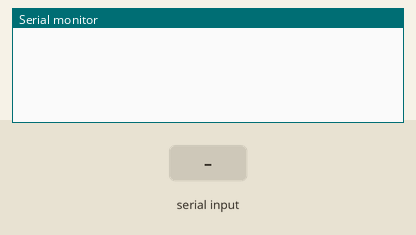
Recording of a sketch running on a simulated Arduino Uno, built with avr-gcc and run on an emulated ATmega328P. Shown: the last lines printed to the serial monitor. The inputs (shaded band) are chosen by the test bench.

Above: at 1.2 s.
1.3 s: "a" received over Serial
At 2.6 s:
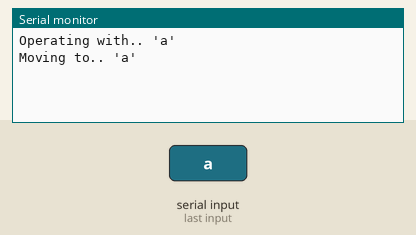
2.9 s: "b" received over Serial
At 3.6 s:
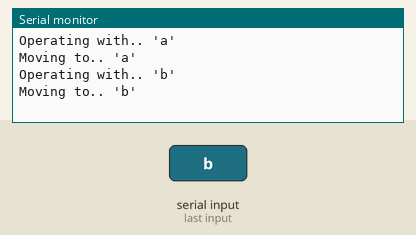
4.5 s: "c" received over Serial
At 5.4 s:
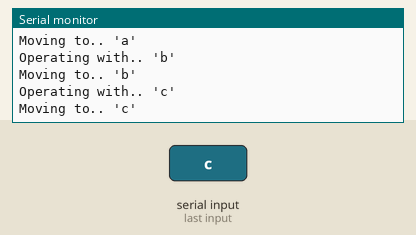
6.0 s: "d" received over Serial
At 7.2 s:
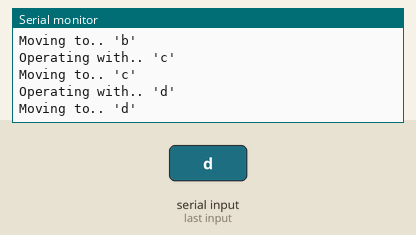
7.6 s: "e" received over Serial
At 9.0 s:
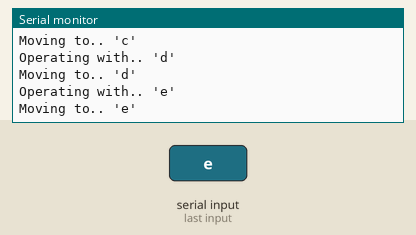

The sketch:

useThisCodeForEasyCharacterConnectivity.ino
```cpp
void setup() {
  // put your setup code here, to run once:
  Serial.begin(9600);
}

void loop() {
  // put your main code here, to run repeatedly:
  while (Serial.available()) {
    char tmp = Serial.read();
    delay(50);
    String in = String(tmp);
    Serial.println("Operating with.. '" + in + "'");
    switch (tmp) {
     case 'a':
      break;
     case 'b':
      break;
     case 'c':
      break;
     case 'd':
      break;
     case 'e':
      break;
      default:
      Serial.println("Unknown operation.. '" + in + "'");
      loop();
      break;
    }
      Serial.println("Moving to.. '" + in + "'");
      motorFunction();
  }
  delay(100);
}

void motorFunction() {
  loop();
}
```

Measured:
- after the input at 1.3 s, the serial monitor: prints a new line after 0.15 s (image 1)
- after the input at 2.9 s, the serial monitor: prints a new line after 0.10 s (image 2)
- after the input at 4.5 s, the serial monitor: prints a new line after 0.05 s (image 3)
- after the input at 6.0 s, the serial monitor: prints a new line after 0.10 s (image 4)
- after the input at 7.6 s, the serial monitor: prints a new line after 0.05 s (image 5)
